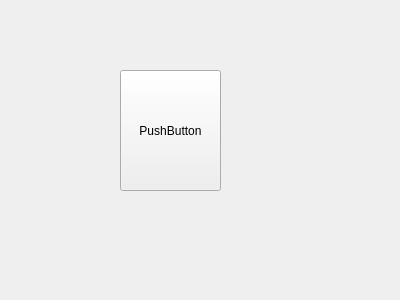
<?xml version="1.0" encoding="UTF-8"?>
<ui version="4.0">
 <class>Form</class>
 <widget class="QWidget" name="Form">
  <property name="geometry">
   <rect>
    <x>0</x>
    <y>0</y>
    <width>400</width>
    <height>300</height>
   </rect>
  </property>
  <property name="windowTitle">
   <string>Form</string>
  </property>
  <widget class="Btn" name="pushButton">
   <property name="geometry">
    <rect>
     <x>120</x>
     <y>70</y>
     <width>101</width>
     <height>121</height>
    </rect>
   </property>
   <property name="text">
    <string>PushButton</string>
   </property>
  </widget>
 </widget>
 <customwidgets>
  <customwidget>
   <class>Btn</class>
   <extends>QPushButton</extends>
   <header>Custom_widget</header>
  </customwidget>
 </customwidgets>
 <resources/>
 <connections/>
</ui>
